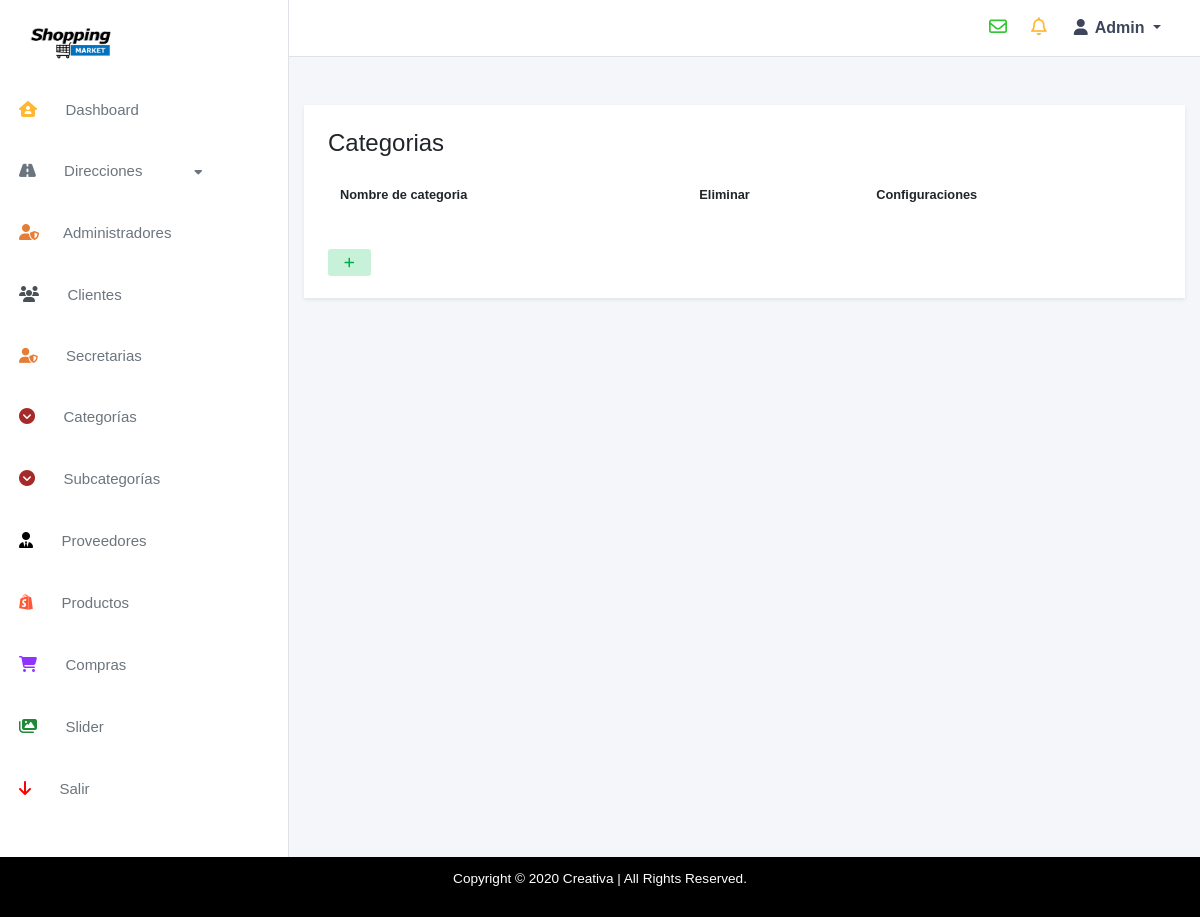
The app's page /categories (signed in), older data.
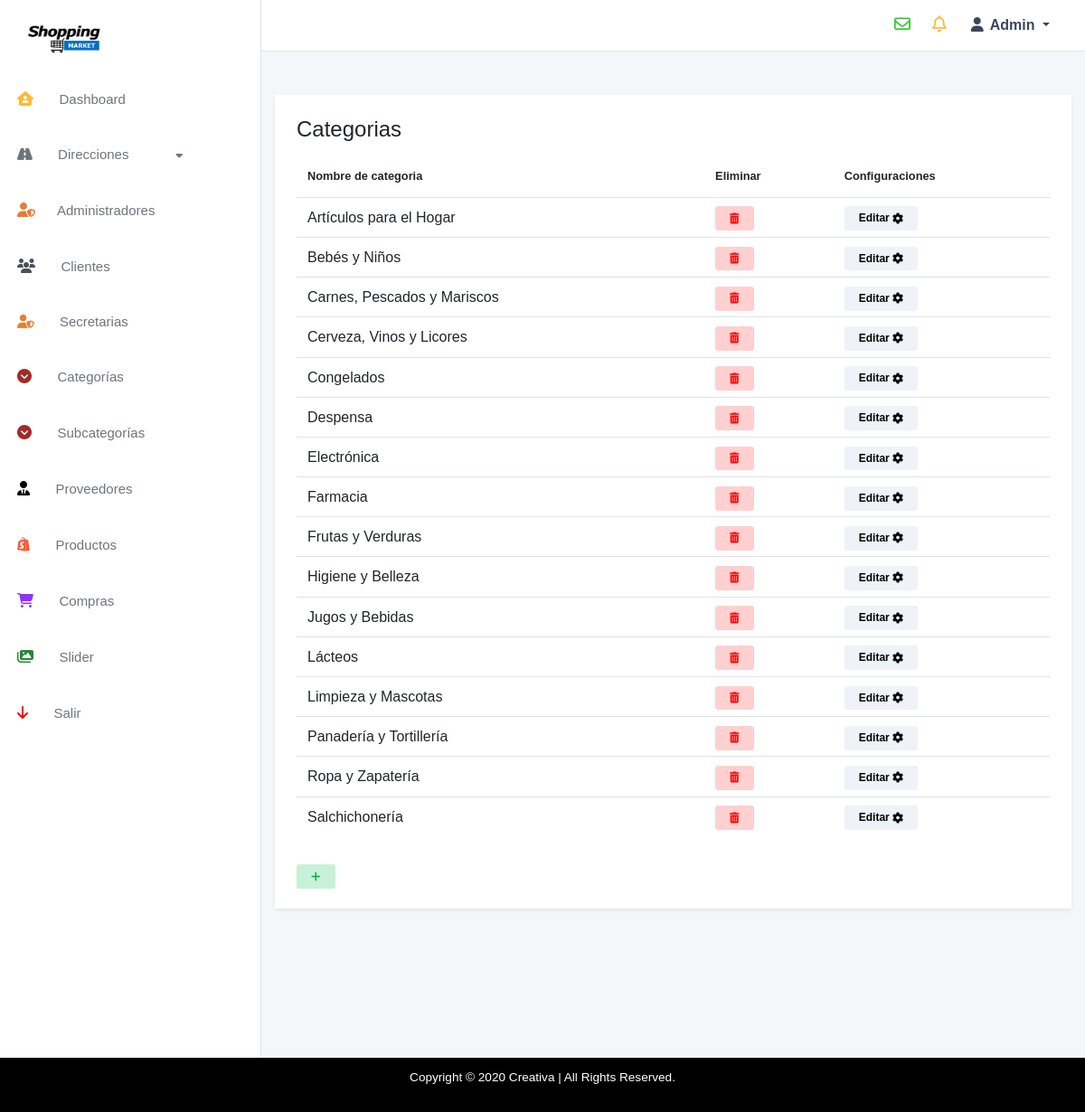
The same page, newer data.
### tables this page shows
CREATE TABLE categories(id_category INT AUTO_INCREMENT PRIMARY KEY,
    category VARCHAR(60) UNIQUE NOT NULL);

### controllers/admin/categories.php (called while the page is built, shortened)
<?php
	class Categories extends Controller
	{
		function index()
		{
			$this->getCategories();
		}
		function getCategories()
		{
			$this->view->title = "Categorías";
			$categories = $this->model->getCategories();
			$this->view->categories = $categories;
			$this->view->render('admin/categories/show');
		}
		function errors($error)
		{
			$c1 = isset($error['c1']) ? $error['c1'] : '';
			$m1 = isset($error['m1']) ? $error['m1'] : '';
			$category = isset($error['category']) ? $error['category'] : '';
			$alert = isset($error['alert']) ? $error['alert'] : '';
			$message = isset($error['message']) ? $error['message'] : '';
			$this->view->error = [
				'c1' => $c1, 'm1' => $m1,
				'category' => $category,
				'alert' => $alert, 'message' => $message
			];
		}
	}
?>

### index.php (called while the page is built, shortened)
<?php
	require_once 'libraries/controller.php';
	require_once 'libraries/database.php';
	$app = new App();
?>

### models/admin/categoriesModel.php (called while the page is built, shortened)
<?php
	class CategoriesModel extends Model
	{
		function getCategories()
		{
			$items = [];
			$query = $this->db->connection()->prepare("SELECT * FROM categories");
			try {
				$query->execute();
				while ($row = $query->fetch()) {
					$item = new Category();
					$item->id_category = $row['id_category'];
					$item->category = $row['category'];
					array_push($items, $item);
				}
				return $items;
			} catch (PDOException $e) {
				return [];
			}
		}
	}
?>

### libraries/database.php (called while the page is built)
<?php
	class Database
	{
		private $host;
		private $user;
		private $password;
		private $db;
		private $charset;
		function __construct()
		{
			$this->host = constant('HOST');
			$this->user = constant('USER');
			$this->password = constant('PASSWORD');
			$this->db = constant('DB');
			$this->charset = constant('CHARSET');
		}
		function connection()
		{
			try {
				$connection = "mysql:host=" . $this->host . ";dbname=" . $this->db . ";charser=" . $this->charset;
				$options = [
					PDO::ATTR_ERRMODE => PDO::ERRMODE_EXCEPTION,
					PDO::ATTR_EMULATE_PREPARES => false,
				];
				$pdo = new PDO($connection, $this->user, $this->password, $options);
				return $pdo;
			}catch(PDOException $e){
				print_r('Error connection: ' . $e->getMessage());
			}
		}
	}
?>

### libraries/controller.php (called while the page is built, shortened)
<?php
	class Controller
	{
		function loadModel($dir, $model)
		{
			$url = 'models/' . $dir . '/' .$model . 'Model.php';
			if (file_exists($url)) {
				$this->model = new $modelName();
			}
		}
	}
?>

### views/admin/categories/show.php (the view, shortened to what the rows shown need)
<div id="content" class="container-fluid py-5">
    <section class="">
        <div class="container">
            <div class="row justify-content-center">
                <div class="col-12 col-md-12 form-color p-4 shadow-sm">
                    <div class="row mb-3">
                        <div class="col-xl-12 col-lg-13">
                            <div class="table-responsive">
                                <table id="dataTable" class="table">
                                    <thead>
                                        <tr>
                                            <th scope="col">
                                                <small class="font-weight-bold">
                                                    Nombre de categoria
                                                </small>
                                            </th>
                                            <th scope="col">
                                                <small class="font-weight-bold">
                                                    Eliminar
                                                </small>
                                            </th>
                                            <th scope="col">
                                                <small class="font-weight-bold">
                                                    Configuraciones
                                                </small>
                                            </th>
                                        </tr>
                                    </thead>
                                    <tbody>
                                        <?php
                                            foreach ($this->categories as $row):
                                            $category = $row;
                                        ?>
                                        <tr class="">
                                            <td>
                                                <span class=""><?= $category->category; ?></span>
                                            </td>
                                            <td class="align-middle">
                                                <a href="<?= constant('URL') . 'categories/delete?id=' . $category->id_category; ?>" class="status-span badge-primary badge-delete">
                                                    <i class="fas fa-trash-alt"></i>
                                                </a>
                                            </td>
                                            <td class="align-middle">
                                                <a href="<?= constant('URL') . 'categories/edit?id=' .  $category->id_category; ?>" class="status-span badge-secondary">
                                                    Editar <i class="fas fa-cog"></i>
                                                </a>
                                            </td>
                                        </tr>
                                        <?php endforeach ?>
                                    </tbody>
                                </table>
                            </div>
                        </div>
                    </div>
                </div>
            </div>
        </div>
    </section>
</div>

Row changes from the older to the newer data that the page shows:
added categories: category "Artículos para el Hogar"
added categories: category "Bebés y Niños"
added categories: category "Carnes, Pescados y Mariscos"
added categories: category "Cerveza, Vinos y Licores"
added categories: category "Congelados"
added categories: category "Despensa"
added categories: category "Electrónica"
added categories: category "Farmacia"
added categories: category "Frutas y Verduras"
added categories: category "Higiene y Belleza"
added categories: category "Jugos y Bebidas"
added categories: category "Lácteos"
added categories: category "Limpieza y Mascotas"
added categories: category "Panadería y Tortillería"
added categories: category "Ropa y Zapatería"
added categories: category "Salchichonería"
